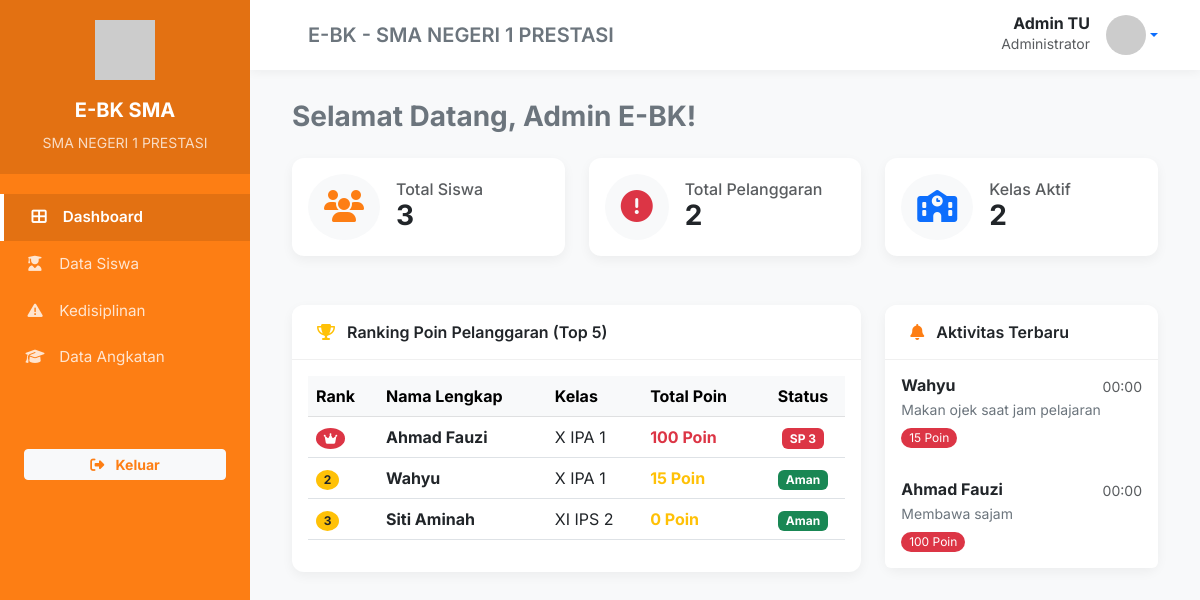
The page /index.php/dashboard on the database its author committed.
### tables this page shows
CREATE TABLE `pelanggaran` (
  `id` int NOT NULL,
  `siswa_id` int NOT NULL,
  `nama_pelanggaran` varchar(255) NOT NULL,
  `poin` int NOT NULL,
  `tanggal` date NOT NULL,
  `keterangan` text,
  `created_at` timestamp NULL DEFAULT CURRENT_TIMESTAMP,
  `is_cetak` int DEFAULT '0'
);

CREATE TABLE `siswa` (
  `id` int NOT NULL,
  `nisn` varchar(20) NOT NULL,
  `nama` varchar(100) NOT NULL,
  `kelas` varchar(20) NOT NULL,
  `jenis_kelamin` enum('Laki-laki','Perempuan') NOT NULL,
  `alamat` text,
  `total_poin` int DEFAULT '0',
  `foto` varchar(255) DEFAULT 'default.png',
  `created_at` timestamp NULL DEFAULT CURRENT_TIMESTAMP,
  `jumlah_panggilan` int DEFAULT '0',
  `angkatan` varchar(4) DEFAULT '2024'
);

### application/controllers/Dashboard.php (called while the page is built, shortened)
<?php
class Dashboard extends CI_Controller {
    public function index() {
        $data['judul'] = 'Beranda';
        $role = $this->session->userdata('role');
        $user_id = $this->session->userdata('user_id');
        if($role == 'walikelas') {
            $ampu = $this->db->get_where('kelas', ['walikelas_id' => $user_id])->row();
            $kelas_diampu = $ampu ? $ampu->nama_kelas : '---TIDAK ADA KELAS---';
            $data['total_siswa'] = $this->db->get_where('siswa', ['kelas' => $kelas_diampu])->num_rows();
            $data['total_pelanggaran'] = $this->db->join('siswa', 'siswa.id = pelanggaran.siswa_id')->get_where('pelanggaran', ['siswa.kelas' => $kelas_diampu])->num_rows();
            $data['total_kelas'] = 1;
            $data['top_siswa'] = $this->db->where('kelas', $kelas_diampu)->order_by('total_poin', 'DESC')->limit(5)->get('siswa')->result();
            $this->db->select('pelanggaran.*, siswa.nama');
            $this->db->from('pelanggaran');
            $this->db->join('siswa', 'siswa.id = pelanggaran.siswa_id');
            $this->db->where('siswa.kelas', $kelas_diampu);
            $this->db->order_by('pelanggaran.id', 'DESC');
            $this->db->limit(5);
            $data['aktivitas_terbaru'] = $this->db->get()->result();
        } else {
            $data['total_siswa'] = $this->db->count_all('siswa');
            $data['total_pelanggaran'] = $this->db->count_all('pelanggaran');
            $data['total_kelas'] = $this->db->select('kelas')->distinct()->get('siswa')->num_rows();
            $data['top_siswa'] = $this->db->order_by('total_poin', 'DESC')->limit(5)->get('siswa')->result();
            $this->db->select('pelanggaran.*, siswa.nama');
            $this->db->from('pelanggaran');
            $this->db->join('siswa', 'siswa.id = pelanggaran.siswa_id');
            $this->db->order_by('pelanggaran.id', 'DESC');
            $this->db->limit(5);
            $data['aktivitas_terbaru'] = $this->db->get()->result();
        }
        $this->load->view('templates/header', $data);
        $this->load->view('templates/sidebar', $data);
        $this->load->view('templates/topbar', $data);
        $this->load->view('dashboard', $data);
        $this->load->view('templates/footer', $data);
    }
}

### index.php (called while the page is built, shortened)
<?php
require_once BASEPATH.'core/CodeIgniter.php';

### application/views/dashboard.php (the view)
<div class="container-fluid">
    <div class="row">
        <div class="col-12">
            <h3 class="fw-bold text-secondary mb-4">Selamat Datang, Admin E-BK!</h3>
        </div>
    </div>
    <div class="row mb-4">
        <div class="col-md-4">
            <div class="card p-3 border-0">
                <div class="d-flex align-items-center">
                    <div class="bg-light p-3 rounded-circle me-3">
                        <i class="fas fa-users fa-2x text-oranye"></i>
                    </div>
                    <div>
                        <h6 class="text-muted mb-0">Total Siswa</h6>
                        <h3 class="fw-bold mb-0"><?= number_format($total_siswa); ?></h3>
                    </div>
                </div>
            </div>
        </div>
        <div class="col-md-4">
            <div class="card p-3 border-0">
                <div class="d-flex align-items-center">
                    <div class="bg-light p-3 rounded-circle me-3">
                        <i class="fas fa-exclamation-circle fa-2x text-danger"></i>
                    </div>
                    <div>
                        <h6 class="text-muted mb-0">Total Pelanggaran</h6>
                        <h3 class="fw-bold mb-0"><?= number_format($total_pelanggaran); ?></h3>
                    </div>
                </div>
            </div>
        </div>
        <div class="col-md-4">
            <div class="card p-3 border-0">
                <div class="d-flex align-items-center">
                    <div class="bg-light p-3 rounded-circle me-3">
                        <i class="fas fa-school fa-2x text-primary"></i>
                    </div>
                    <div>
                        <h6 class="text-muted mb-0">Kelas Aktif</h6>
                        <h3 class="fw-bold mb-0"><?= $total_kelas; ?></h3>
                    </div>
                </div>
            </div>
        </div>
    </div>
    <div class="row">
        <div class="col-lg-8">
            <div class="card border-0">
                <div class="card-header bg-white">
                    <i class="fas fa-trophy me-2 text-warning"></i> Ranking Poin Pelanggaran (Top 5)
                </div>
                <div class="card-body">
                    <div class="table-responsive">
                        <table class="table table-hover align-middle" id="tabel-dashboard">
                            <thead class="table-light">
                                <tr>
                                    <th>Rank</th>
                                    <th>Nama Lengkap</th>
                                    <th>Kelas</th>
                                    <th>Total Poin</th>
                                    <th class="text-center">Status</th>
                                </tr>
                            </thead>
                            <tbody>
                                <?php if(empty($top_siswa)): ?>
                                    <tr>
                                        <td colspan="5" class="text-center py-4 text-muted">Belum ada data pelanggaran.</td>
                                    </tr>
                                <?php else: ?>
                                    <?php $no = 1; foreach($top_siswa as $s): ?>
                                    <tr>
                                        <td>
                                            <?php if($no == 1): ?>
                                                <span class="badge bg-danger rounded-circle"><i class="fas fa-crown"></i></span>
                                            <?php elseif($no <= 3): ?>
                                                <span class="badge bg-warning text-dark rounded-circle"><?= $no; ?></span>
                                            <?php else: ?>
                                                <span class="badge bg-light text-dark rounded-circle"><?= $no; ?></span>
                                            <?php endif; ?>
                                        </td>
                                        <td class="fw-bold"><?= $s->nama; ?></td>
                                        <td><?= $s->kelas; ?></td>
                                        <td>
                                            <span class="fw-bold text-<?= $s->total_poin >= 50 ? 'danger' : 'warning' ?>">
                                                <?= $s->total_poin; ?> Poin
                                            </span>
                                        </td>
                                        <td class="text-center">
                                            <?php if($s->total_poin >= 100): ?>
                                                <span class="badge bg-danger">SP 3</span>
                                            <?php elseif($s->total_poin >= 75): ?>
                                                <span class="badge bg-orange text-white" style="background-color: #fd7e14;">SP 2</span>
                                            <?php elseif($s->total_poin >= 50): ?>
                                                <span class="badge bg-warning text-dark">SP 1</span>
                                            <?php else: ?>
                                                <span class="badge bg-success">Aman</span>
                                            <?php endif; ?>
                                        </td>
                                    </tr>
                                    <?php $no++; endforeach; ?>
                                <?php endif; ?>
                            </tbody>
                        </table>
                    </div>
                </div>
            </div>
        </div>
        <div class="col-lg-4">
            <div class="card border-0">
                <div class="card-header bg-white">
                    <i class="fas fa-bell me-2 text-oranye"></i> Aktivitas Terbaru
                </div>
                <div class="card-body p-0">
                    <ul class="list-group list-group-flush rounded-bottom">
                        <?php if(empty($aktivitas_terbaru)): ?>
                            <li class="list-group-item text-center py-4 text-muted small">Belum ada aktivitas.</li>
                        <?php else: ?>
                            <?php foreach($aktivitas_terbaru as $act): ?>
                                <li class="list-group-item border-0 p-3">
                                    <div class="d-flex justify-content-between">
                                        <h6 class="mb-1 fw-bold"><?= $act->nama; ?></h6>
                                        <small class="text-muted"><?= date('H:i', strtotime($act->tanggal)); ?></small>
                                    </div>
                                    <p class="mb-1 small text-secondary"><?= $act->nama_pelanggaran; ?></p>
                                    <span class="badge bg-danger rounded-pill fw-normal"><?= $act->poin; ?> Poin</span>
                                </li>
                            <?php endforeach; ?>
                        <?php endif; ?>
                    </ul>
                </div>
            </div>
        </div>
    </div>
</div>

### application/views/templates/header.php (shortened to what this page needs)
<!DOCTYPE html>
<html lang="id">
<head>
    <link href="https://cdn.jsdelivr.net/npm/bootstrap@5.3.0/dist/css/bootstrap.min.css" rel="stylesheet">
    <link rel="stylesheet" href="https://cdnjs.cloudflare.com/ajax/libs/font-awesome/6.4.0/css/all.min.css">
    <link rel="stylesheet" href="https://cdn.datatables.net/1.13.4/css/dataTables.bootstrap5.min.css">
</head>
<body>
    <div class="wrapper d-flex">

### application/views/templates/sidebar.php (shortened to what this page needs)
<nav id="sidebar">
    <div class="sidebar-header">
        <img src="https://ui-avatars.com/api/?name=SIAKAD&background=fd7e14&color=fff" alt="Logo Sekolah">
        <h5 class="mt-2 fw-bold text-white">E-BK SMA</h5>
        <small class="opacity-75">SMA NEGERI 1 PRESTASI</small>
    </div>
    <ul class="list-unstyled components">
        <li class="<?= $this->uri->segment(1) == 'dashboard' ? 'active' : '' ?>">
            <a href="<?= base_url('dashboard') ?>"><i class="fas fa-th-large"></i> Dashboard</a>
        </li>
        <li class="<?= $this->uri->segment(1) == 'siswa' ? 'active' : '' ?>">
            <a href="<?= base_url('siswa') ?>"><i class="fas fa-user-graduate"></i> Data Siswa</a>
        </li>
        <?php if($this->session->userdata('role') != 'admin'): ?>
        <li class="<?= $this->uri->segment(1) == 'pelanggaran' ? 'active' : '' ?>">
            <a href="<?= base_url('pelanggaran') ?>"><i class="fas fa-exclamation-triangle"></i> Kedisiplinan</a>
        </li>
        <?php endif; ?>
        <?php if($this->session->userdata('role') != 'walikelas'): ?>
        <li class="<?= $this->uri->segment(1) == 'akademik' ? 'active' : '' ?>">
            <a href="<?= base_url('akademik') ?>"><i class="fas fa-graduation-cap"></i> Data Angkatan</a>
        </li>
        <?php endif; ?>
    </ul>
    <div class="px-4 mt-5">
        <a href="<?= base_url('auth/logout') ?>" class="btn btn-light btn-sm w-100 text-oranye fw-bold btn-logout">
            <i class="fas fa-sign-out-alt me-2"></i> Keluar
        </a>
    </div>
</nav>
<div id="content">

### application/views/templates/topbar.php (shortened to what this page needs)
<nav class="navbar navbar-expand-lg navbar-light">
    <div class="container-fluid">
        <h5 class="ms-3 mb-0 fw-semibold text-secondary d-none d-md-block">E-BK - SMA NEGERI 1 PRESTASI</h5>
        <div class="ms-auto d-flex align-items-center">
            <div class="me-3 text-end d-none d-sm-block">
                <div class="fw-bold mb-0 lh-1"><?= $this->session->userdata('nama_lengkap') ?? 'Admin TU'; ?></div>
                <small class="text-muted text-capitalize"><?= $this->session->userdata('role') ?? 'Administrator'; ?></small>
            </div>
            <div class="dropdown">
                <a href="#" class="d-flex align-items-center text-decoration-none dropdown-toggle" id="userDropdown" data-bs-toggle="dropdown">
                    <img src="https://ui-avatars.com/api/?name=<?= $this->session->userdata('nama_lengkap') ?? 'Admin'; ?>&background=fd7e14&color=fff" alt="User" class="rounded-circle" width="40">
                </a>
            </div>
        </div>
    </div>
</nav>
<div class="main-content">

### application/views/templates/footer.php (shortened to what this page needs)
        </div>
    </div>
</div>
</body>
</html>

### application/views/templates/header.php (style rules this page uses)
:root { --warna-utama: #fd7e14; --warna-gelap: #343a40; --warna-terang: #f8f9fa; }
body { font-family: 'Inter', sans-serif; background-color: var(--warna-terang); overflow-x: hidden; }
#sidebar { min-width: 250px; max-width: 250px; min-height: 100vh; background-color: var(--warna-utama); color: white; transition: all 0.3s; position: fixed; z-index: 1000; }
#sidebar .sidebar-header { padding: 20px; background: rgba(0,0,0,0.1); text-align: center; }
#sidebar .sidebar-header img { width: 60px; margin-bottom: 10px; }
#sidebar ul.components { padding: 20px 0; }
#sidebar ul li a { padding: 12px 25px; font-size: 0.95rem; display: block; color: rgba(255,255,255,0.8); text-decoration: none; transition: 0.3s; }
#sidebar ul li.active > a { color: #fff; background: rgba(0,0,0,0.1); font-weight: 600; border-left: 4px solid white; }
#sidebar ul li a i { margin-right: 10px; width: 20px; text-align: center; }
#content { width: calc(100% - 250px); margin-left: 250px; min-height: 100vh; transition: all 0.3s; }
.navbar { padding: 15px 30px; background: #fff; border: none; border-radius: 0; box-shadow: 0 2px 10px rgba(0,0,0,0.05); }
.main-content { padding: 30px; }
.card { border: none; border-radius: 12px; box-shadow: 0 4px 12px rgba(0,0,0,0.05); margin-bottom: 25px; }
.card-header { background-color: #fff; border-bottom: 1px solid #f0f0f0; padding: 15px 25px; font-weight: 600; border-radius: 12px 12px 0 0 !important; }
.text-oranye { color: var(--warna-utama); }

### rows shown on the page
pelanggaran: siswa "3", id "2", siswa.nama "Wahyu", tanggal "00:00", nama_pelanggaran "Makan ojek saat jam pelajaran", poin "15"
siswa: nama "Ahmad Fauzi", kelas "X IPA 1", total_poin "100", shows "SP 3"
siswa: nama "Wahyu", kelas "X IPA 1", total_poin "15", shows "Aman"
siswa: nama "Siti Aminah", kelas "XI IPS 2", total_poin "0", shows "Aman"
pelanggaran: siswa.nama "Ahmad Fauzi", tanggal "00:00", nama_pelanggaran "Membawa sajam", poin "100"

### other values the page prints
$this->session->userdata('nama_lengkap') "Admin TU"
$this->session->userdata('role') "Administrator"
